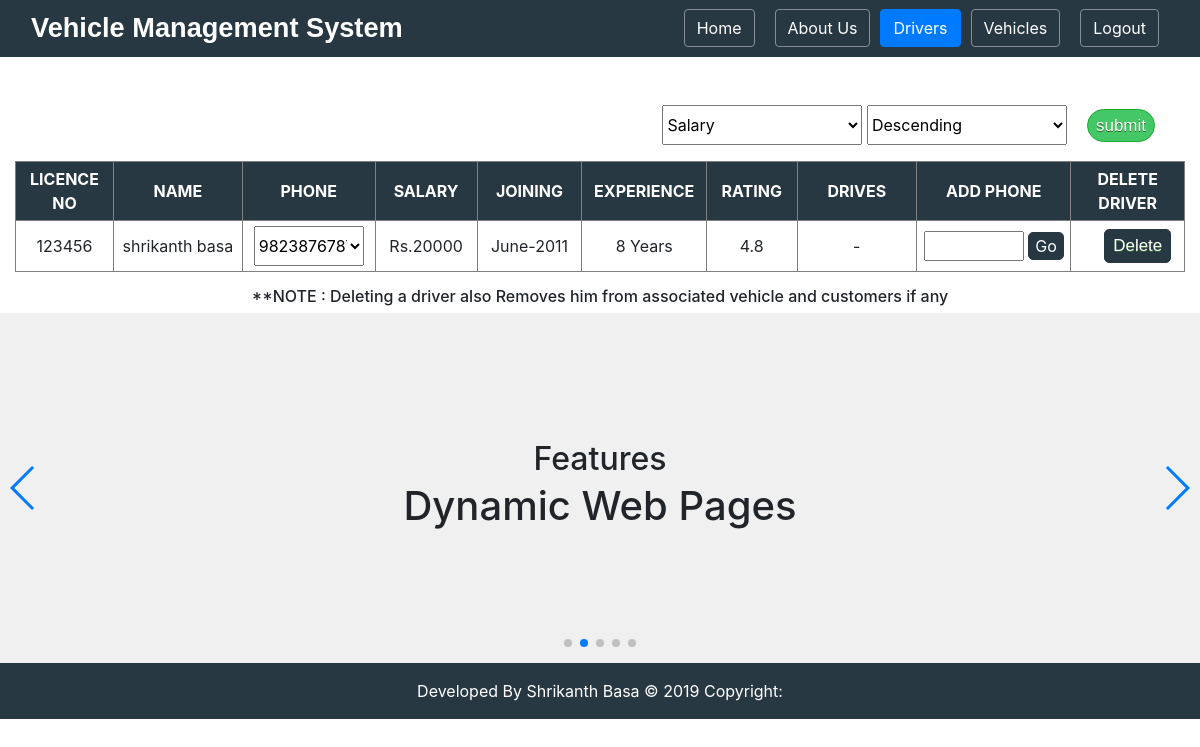
Screenshot of /Driver.php (signed in) with the database file from the repository.
### tables this page shows
CREATE TABLE `driver` (
  `Lic_No` int(11) NOT NULL,
  `Name` varchar(15) DEFAULT NULL,
  `Salary` int(11) DEFAULT NULL,
  `month` varchar(10) DEFAULT NULL,
  `year` int(11) DEFAULT NULL,
  `Exp` float DEFAULT NULL,
  `Rating` float DEFAULT NULL,
  `FK_BID` varchar(5) DEFAULT NULL
);

### Driver.php (the view, shortened to what this page needs)
<?php
  include('head.php');
  include('connection.php');
  $sort = "Salary";
  $order = "DESC";
 ?>
 <div class="container mt-5" style="text-align:right">
   <form method="post">
   <select name="sort">
     <option <?php if($sort == "Salary"){ ?> selected<?php } ?>>Salary</option>
   </select>
   <select name="order">
     <option <?php if($order == "DESC"){ ?> selected<?php } ?>>Descending</option>
   <input type="submit" class="myButton" value="submit">
   </form>
 </div>
 <div class="container-fluid mt-1">
   <center>
  <table border="1px" cellpadding="5px">
    <tr style="background-color:#283843;color:white">
      <th>LICENCE NO</th>
      <th style="width:400px">NAME</th>
      <th>PHONE</th>
      <th>SALARY</th>
      <th>JOINING</th>
      <th>EXPERIENCE</th>
      <th>RATING</th>
      <th style="width:400px">DRIVES</th>
      <th style="width:400px">ADD PHONE</th>
      <th>DELETE DRIVER</th>
    </tr>
<?php
    $sql = "SELECT * FROM Driver WHERE FK_BID = "."'".$_SESSION['BID']."' order by ".$sort." ".$order;
    $result = $conn->query($sql);
    if ($result->num_rows > 0) {
        while($row = $result->fetch_assoc()) {
            ?>
              <tr>
                <?php echo "<td>".$row["Lic_No"]."</td>"; ?>
                <?php echo "<td>".$row["Name"]."</td>"; ?>
                <td>
                <select style="width:110px">
                <?php
                $sql3 = "select phone from Ephone where FK_Driver=".$row["Lic_No"];
                $result3 = $conn->query($sql3);
                if ($result3->num_rows > 0) {
                    while($row3 = $result3->fetch_assoc()) {
                      echo "<option>".$row3["phone"]."</option>";
                    }
                }
                ?>
              </select>
              </td>
                <?php echo "<td>Rs.".$row["Salary"]."</td>"; ?>
                <?php echo "<td>".$row["month"]."-".$row["year"]."</td>"; ?>
                <?php echo "<td>".(2019-$row["year"])." Years</td>"; ?>
                <?php echo "<td>".$row["Rating"]."</td>"; ?>
                <?php
                $sql1 = "SELECT RegNo,Model FROM Vehicle WHERE FK_Driver=".$row['Lic_No'];
                $result1 = $conn->query($sql1);
                $row1 = $result1->fetch_assoc()
                 ?>
                 <?php echo "<td>".$row1["RegNo"]."-".$row1["Model"]."</td>"; ?>
                 <td>
                   <form <?php echo 'action="method.php?Lic='.$row["Lic_No"].'"' ?> method="POST">
                     <input type="text" maxlength="10" pattern="\d{10}" name="Phone" style="width:100px" onkeyup="if (/\D/g.test(this.value)) this.value = this.value.replace(/\D/g,'')">
                      <input type="submit" class="btn1" value="Go" style="display:inline-block;">
                   </form>
                 </td>
                <?php echo "<td><a href='method.php?Driver=true&Lic_No=".$row["Lic_No"]."'><input type='submit' class='myButton btn1' value='Delete'></a></td>"; ?>
              </tr>
            <?php
        }
      }
      else{
        echo "<td colspan=11 style='color:red'>NO DRIVERS ARE CURRENTLY AVAILABLE<a href='home.php'> Add Driver?</a></td>";
      }
 ?>
  </table>
  <h6 class="mt-3">**NOTE : Deleting a driver also Removes him from associated vehicle and customers if any</h6>
  </div>
<?php include("footer.php") ?>

### cs/style.css (style rules this page uses)
body { font-family: helvetica; width: 100%; }

### Driver.php (style rules this page uses)
th,td { width:200px; text-align: center; }
select { height: 40px; width: 200px; }
.myButton { background-color:#44c767; -moz-border-radius:28px; -webkit-border-radius:28px; border-radius:28px; border:1px solid #18ab29; display:inline-block; cursor:pointer; color:#ffffff; font-family:Arial; font-size:17px; padding:3px 8px; text-decoration:none; text-shadow:0px 1px 0px #2f6627; margin-left: 20px; }
.btn1 { background-color: #283843; border:1px solid #283843; border-radius:5px; color:white; }

### footer.php (style rules this page uses)
html, body { position: relative; height: 100%; }

### rows the page displays
driver: Lic_No "123456", Name "shrikanth basa", Salary "20000", month "June", year "2011", 2019-$row['year'] "8", Rating "4.8"

### other values shown
form field value "9823876787"
